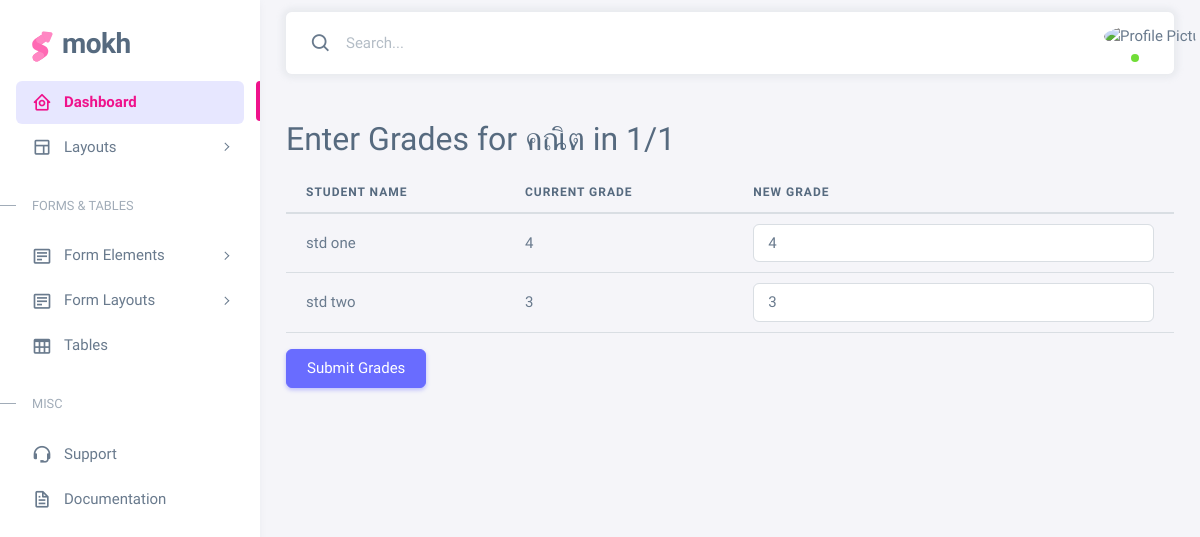
Page /classroom/1/subject/1/grades (signed in) on the committed database.
### models.py (models this page shows, shortened)
class Subject(db.Model):
    id = db.Column(db.Integer, primary_key=True)
    name = db.Column(db.String(100), nullable=False)
    credit_units = db.Column(db.Integer, nullable=False)
    description = db.Column(db.Text, nullable=True)
    classroom_id = db.Column(db.Integer, db.ForeignKey('classroom.id'), nullable=False)

class Classroom(db.Model):
    id = db.Column(db.Integer, primary_key=True)
    name = db.Column(db.String(50), nullable=False)
    year = db.Column(db.String(20))
    subjects = db.relationship('Subject', backref='classroom', lazy=True)
    students = db.relationship('Student', backref='classroom', lazy=True)
    details = db.Column(db.String(250))

class User(UserMixin, db.Model):
    id = db.Column(db.Integer, primary_key=True)
    id_card = db.Column(db.String(20))
    username = db.Column(db.String(80), unique=True, nullable=False)
    password = db.Column(db.String(200), nullable=False)
    first_name = db.Column(db.String(100))
    last_name = db.Column(db.String(100))
    email = db.Column(db.String(120), unique=True, nullable=False)
    gender = db.Column(db.String(10))
    account_type = db.Column(db.String(50))

### grades_routes.py (the view)
@grades_bp.route('/classroom/<int:classroom_id>/subject/<int:subject_id>/grades', methods=['GET', 'POST'])
@login_required
def enter_grades(classroom_id, subject_id):
    classroom = Classroom.query.get_or_404(classroom_id)
    subject = Subject.query.get_or_404(subject_id)
    students = db.session.query(User).join(Student, Student.user_id == User.id).filter(Student.classroom_id == classroom_id).all()
    grades_dict = {}
    if request.method == 'POST':
        for student in students:
            grade_value = request.form.get(f'grade_{student.id}')
            grade = Grade.query.filter_by(student_id=student.id, subject_id=subject_id, classroom_id=classroom_id).first()
            if not grade:
                grade = Grade(student_id=student.id, subject_id=subject_id, classroom_id=classroom_id, grade_value=grade_value)
                db.session.add(grade)
            else:
                grade.grade_value = grade_value
            db.session.commit()
            grades_dict[student.id] = grade_value
        flash('Grades updated successfully', 'success')
    else:
        for student in students:
            grade = Grade.query.filter_by(student_id=student.id, subject_id=subject_id, classroom_id=classroom_id).first()
            if grade:
                grades_dict[student.id] = grade.grade_value
            else:
                grades_dict[student.id] = 'null'
    return render_template('enter_grades.html', classroom=classroom, subject=subject, students=students, grades_dict=grades_dict)

### app.py (called while the page is built)
@login_manager.user_loader
def load_user(user_id):
    return User.query.get(int(user_id))

### templates/enter_grades.html
{% extends 'base.html' %}
{% block content %}
<div class="container mt-5">
    <h2>Enter Grades for {{ subject.name }} in {{ classroom.name }}</h2>
    <form action="{{ url_for('grades_bp.enter_grades', classroom_id=classroom.id, subject_id=subject.id) }}" method="POST">
        <table class="table">
            <thead>
                <tr>
                    <th>Student Name</th>
                    <th>Current Grade</th>
                    <th>New Grade</th>
                </tr>
            </thead>
            <tbody>
                {% for student in students %}
                <tr>
                    <td>{{ student.first_name }} {{ student.last_name }}</td>
                    <td>{{ grades_dict[student.id] }}</td>
                    <td>
                        <input type="text" class="form-control" name="grade_{{ student.id }}" placeholder="Enter grade" value="{{ grades_dict[student.id] }}">
                    </td>
                </tr>
                {% endfor %}
            </tbody>
        </table>
        <button type="submit" class="btn btn-primary">Submit Grades</button>
    </form>
</div>
{% endblock %}

### rows in the picture
Subject: name "คณิต"
Classroom: name "1/1"
User: first_name "std", last_name "one", grades_dict "4"
User: first_name "std", last_name "two", id "3"
